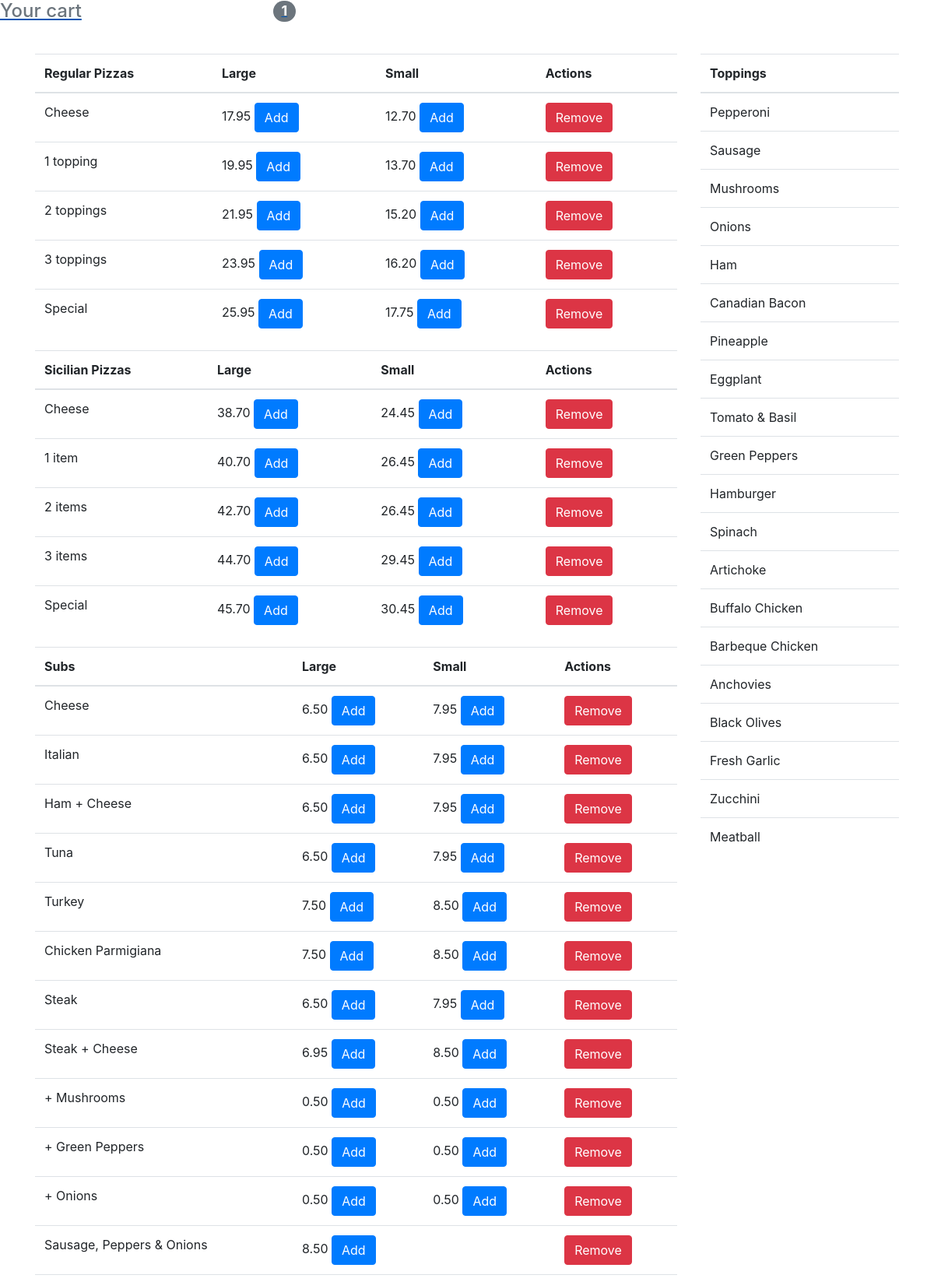
Screenshot of / (signed in, upper part) with the database file from the repository.
### orders/models.py (models this page shows, shortened)
class Order(models.Model):
	user = models.ForeignKey(settings.AUTH_USER_MODEL, on_delete=models.CASCADE)
	items = models.ManyToManyField(OrderItem)
	start_date = models.DateTimeField(auto_now_add = True)
	ordered_date = models.DateTimeField
	ordered = models.BooleanField(default=False)

class Item(models.Model):
	title = models.CharField(max_length=100)
	price = models.DecimalField(max_digits=4, decimal_places=2, blank=True, null=True)
	price_small = models.DecimalField(max_digits=4, decimal_places=2, blank=True, null=True)
	has_sizes = models.BooleanField(default=False)
	category = models.CharField(choices=CATEGORY_CHOICES, max_length=2)
	label = models.CharField(choices=LABEL_CHOICES, max_length=1, default='P')
	slug = models.SlugField()
	slug_small = models.SlugField()
	def get_add_to_cart_url(self):
		return reverse("add-to-cart", kwargs={
			'slug': self.slug
		})
	def get_add_small_to_cart_url(self):
		return reverse("add-small-to-cart", kwargs={
			'slug_small': self.slug_small
		})
	def get_remove_from_cart_url(self):
		return reverse("remove-from-cart", kwargs={
			'slug': self.slug
		})

### orders/views.py (the view)
# urls.py: path('', index, name="index"),
def index(request):
	if not request.user.is_authenticated:
		return HttpResponseRedirect(reverse('login'))
	context = {
		'user': request.user,
		'regular_pizzas': Item.objects.filter(category='RP'),
        'sicilian_pizzas': Item.objects.filter(category='SP'),
        'toppings': Item.objects.filter(category='T'),
        'subs': Item.objects.filter(category='S'),
        'pastas': Item.objects.filter(category='P'),
        'dinner_platters': Item.objects.filter(category='D'),
        'salads': Item.objects.filter(category='Sa'),
	}
	return render(request, "orders/index.html", context)

### orders/templatetags/cart_template_tags.py (called while the page is built)
@register.filter
def cart_item_count(user):
    if user.is_authenticated:
        qs = Order.objects.filter(user=user, ordered=False)
        if qs.exists():
            return qs[0].items.count()
    return 0

### orders/templates/orders/index.html (shortened to what this page needs)
{% extends "orders/base.html" %}
{% load cart_template_tags %}
{% block side %}
    <a href="{% url 'order-summary' %}">
        <h4 class="d-flex justify-content-between align-items-center mb-3">
            <span class="text-muted">Your cart</span>
            <span class="badge badge-secondary badge-pill">{{ request.user|cart_item_count }}</span>
        </h4>
    </a>
{% endblock %}
{% block toppings %}
    <div class="table-responsive">
        <table class="table">
            <thead>
                <tr>
                    <th scope="col">Toppings</th>
                </tr>
            </thead>
            <tbody>
            {% for item in toppings %}
                <tr>
                    <td><span class="item-item item-title">{{ item.title }}</span></td>
                </tr>
            {% endfor %}
            </tbody>
        </table>
      </div>
{% endblock %}
{% block main %}
    <div class="table-responsive">
        <table class="table">
            <thead>
                <tr>
                    <th scope="col">Regular Pizzas</th>
                    <th scope="col">Large</th>
                    <th scope="col">Small</th>
                    <th scope="col">Actions</th>
                </tr>
            </thead>
            <tbody>
            {% for item in regular_pizzas %}
                <tr>
                    <td><span class="item-item item-title">{{ item.title }}</span></td>
                    <td>
                        <span class="item-item item-price">{{ item.price }}</span>
                        <a href="{{ item.get_add_to_cart_url }}" class="btn btn-primary btn-md my-0 p">
                            Add
                        </a>
                    </td>
                    <td>
                    {% if item.price_small %}
                        <span class="item-item item-price">{{ item.price_small }}</span>
                        <a href="{{ item.get_add_small_to_cart_url }}" class="btn btn-primary btn-md my-0 p">
                            Add
                        </a>
                    {% endif %}
                    </td>
                    <td><a href="{{ item.get_remove_from_cart_url }}" class="btn btn-danger btn-md my-0 p">
                        Remove
                    </a></td>
                </tr>
            {% endfor %}
             </tbody>
        </table>
      </div>
    <div class="table-responsive">
        <table class="table">
            <thead>
                <tr>
                    <th scope="col">Sicilian Pizzas</th>
                    <th scope="col">Large</th>
                    <th scope="col">Small</th>
                    <th scope="col">Actions</th>
                </tr>
            </thead>
            <tbody>
            {% for item in sicilian_pizzas %}
                <tr>
                    <td><span class="item-item item-title">{{ item.title }}</span></td>
                    <td>
                        <span class="item-item item-price">{{ item.price }}</span>
                        <a href="{{ item.get_add_to_cart_url }}" class="btn btn-primary btn-md my-0 p">
                            Add
                        </a>
                    </td>
                    <td>
                    {% if item.price_small %}
                        <span class="item-item item-price">{{ item.price_small }}</span>
                        <a href="{{ item.get_add_small_to_cart_url }}" class="btn btn-primary btn-md my-0 p">
                            Add
                        </a>
                    {% endif %}
                    </td>
                    <td><a href="{{ item.get_remove_from_cart_url }}" class="btn btn-danger btn-md my-0 p">
                        Remove
                    </a></td>
                </tr>
            {% endfor %}
            </tbody>
        </table>
    </div>
    <div class="table-responsive">
        <table class="table">
            <thead>
                <tr>
                    <th scope="col">Subs</th>
                    <th scope="col">Large</th>
                    <th scope="col">Small</th>
                    <th scope="col">Actions</th>
                </tr>
            </thead>
            <tbody>
            {% for item in subs %}
                <tr>
                    <td><span class="item-item item-title">{{ item.title }}</span></td>
                    <td>
                        <span class="item-item item-price">{{ item.price }}</span>
                        <a href="{{ item.get_add_to_cart_url }}" class="btn btn-primary btn-md my-0 p">
                            Add
                        </a>
                    </td>
                    <td>
                    {% if item.price_small %}
                        <span class="item-item item-price">{{ item.price_small }}</span>
                        <a href="{{ item.get_add_small_to_cart_url }}" class="btn btn-primary btn-md my-0 p">
                            Add
                        </a>
                    {% endif %}
                    </td>
                    <td><a href="{{ item.get_remove_from_cart_url }}" class="btn btn-danger btn-md my-0 p">
                        Remove
                    </a></td>
                </tr>
            {% endfor %}
            </tbody>
        </table>
      </div>
{% endblock %}

### rows the page displays
Item: title "Cheese", price "17.95", price_small "12.70"
Item: title "1 topping", price "19.95", price_small "13.70"
Item: title "2 toppings", price "21.95", price_small "15.20"
Item: title "3 toppings", price "23.95", price_small "16.20"
Item: title "Special", price "25.95", price_small "17.75"
Item: title "Cheese", price "38.70", price_small "24.45"
Item: title "1 item", price "40.70", price_small "26.45"
Item: title "2 items", price "42.70", price_small "26.45"
Item: title "3 items", price "44.70", price_small "29.45"
Item: title "Special", price "45.70", price_small "30.45"
Item: title "Cheese", price "6.50", price_small "7.95"
Item: title "Italian", price "6.50", price_small "7.95"
Item: title "Ham + Cheese", price "6.50", price_small "7.95"
Item: title "Tuna", price "6.50", price_small "7.95"
Item: title "Turkey", price "7.50", price_small "8.50"
Item: title "Chicken Parmigiana", price "7.50", price_small "8.50"
Item: title "Steak", price "6.50", price_small "7.95"
Item: title "Steak + Cheese", price "6.95", price_small "8.50"
Item: title "+ Mushrooms", price "0.50", price_small "0.50"
Item: title "+ Green Peppers", price "0.50", price_small "0.50"
Item: title "+ Onions", price "0.50", price_small "0.50"
Item: title "Sausage, Peppers & Onions", price "8.50"
Item: title "Pepperoni"
Item: title "Sausage"
Item: title "Mushrooms"
Item: title "Onions"
Item: title "Ham"
Item: title "Canadian Bacon"
Item: title "Pineapple"
Item: title "Eggplant"
Item: title "Tomato & Basil"
Item: title "Green Peppers"
Item: title "Hamburger"
Item: title "Spinach"
Item: title "Artichoke"
Item: title "Buffalo Chicken"
Item: title "Barbeque Chicken"
Item: title "Anchovies"
Item: title "Black Olives"
Item: title "Fresh Garlic"
Item: title "Zucchini"
Item: title "Meatball"

### other values shown
{{ request.user|cart_item_count }} "1"
